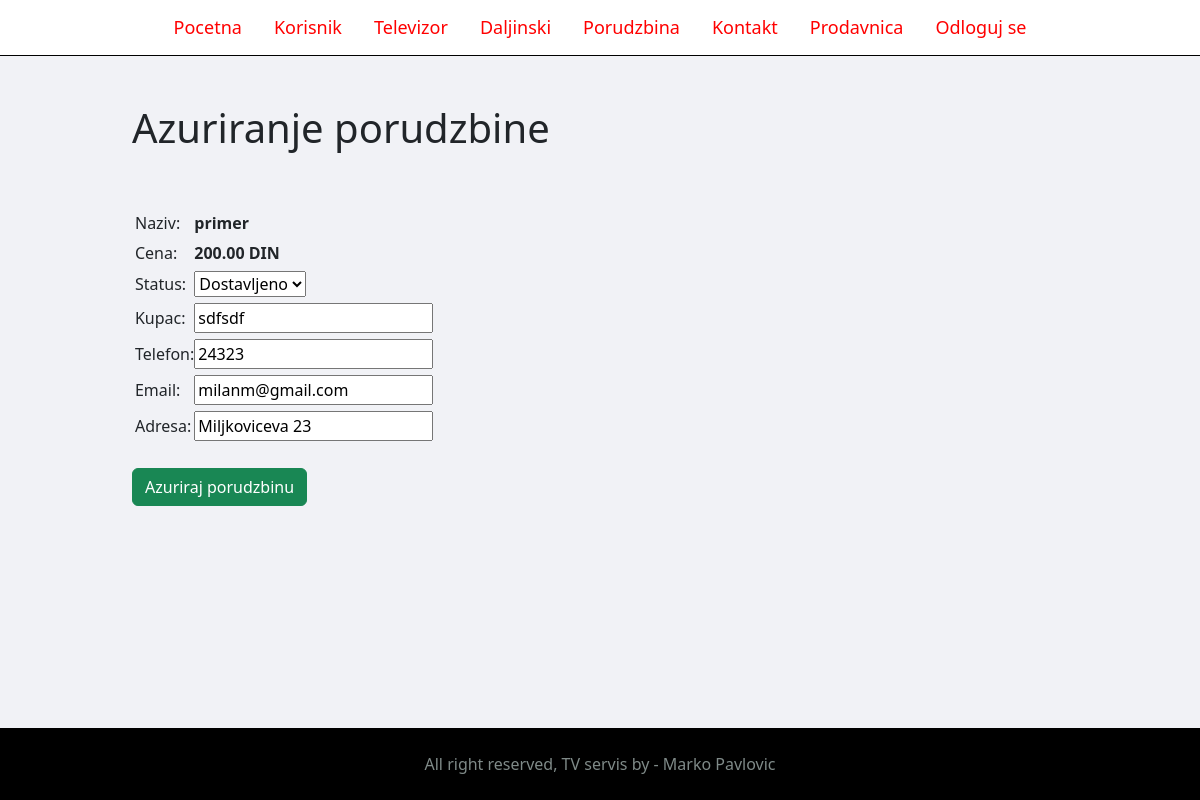
The app's page /admin/porudzbina-update.php?id=2 (signed in) with its own data.
### tables this page shows
CREATE TABLE `porudzbina` (
  `id` int(10) UNSIGNED NOT NULL,
  `imeprezime` varchar(50) NOT NULL,
  `telefon` varchar(50) NOT NULL,
  `email` varchar(50) NOT NULL,
  `adresa` varchar(50) NOT NULL,
  `nazivuredj` varchar(50) NOT NULL,
  `cena` decimal(10,2) NOT NULL,
  `vreme` date NOT NULL DEFAULT current_timestamp(),
  `status` enum('Poruceno','Dostavlja se','Dostavljeno','Otkazano') NOT NULL
);

### admin/porudzbina-update.php (the view, shortened to what this page needs)
<?php include 'partials/menu.php';?>
<div class="main-content">
  <div class="wrapper">
        <header>
        <h1>Azuriranje porudzbine</h1>
        </header>
        <br /><br />
        <?php
            $id=$_GET['id'];
            $sql="select nazivuredj,cena,status,imeprezime,telefon,email,adresa from porudzbina where id=$id";
            $result=$mysqli->query($sql);
            if($result->num_rows==0)
            {
                $_SESSION['message']="Ne postoji porudzbina sa datim id-om.";
                $_SESSION['tip']=false;
                header("Location:porudzbina.php");
            }
            else
            {
                $row=$result->fetch_assoc();
        ?>
        <form method="post" action="">
            <table class="tbl-30">
                <tr>
                    <td><label for="naziv">Naziv:</label></td>
                    <td>
                        <strong id="naziv"><?php echo $row['nazivuredj'] ?></strong>
                    </td>
                </tr>
                <tr>
                    <td><label for="cena">Cena:</label></td>
                    <td>
                        <strong id="cena"><?php echo $row['cena']." DIN" ?></strong>
                    </td>
                </tr>
                <tr>
                    <td><label for="status">Status:</label></td>
                    <td>
                        <select name="status" id="status">
                            <option value="Dostavljeno" <?php if($row['status']=="Dostavljeno"){ echo "selected";} ?>>Dostavljeno</option>
                        </select>
                    </td>
                </tr>
                <tr>
                    <td><label for="imeprezime">Kupac:</label></td>
                    <td>
                        <input type="text" name="imeprezime" id="imeprezime" value="<?php echo $row['imeprezime'] ?>" required />
                    </td>
                </tr>
                <tr>
                    <td><label for="telefon">Telefon:</label></td>
                    <td>
                        <input type="text" name="telefon" id="telefon" value="<?php echo $row['telefon'] ?>" required />
                    </td>
                </tr>
                <tr>
                    <td><label for="email">Email:</label></td>
                    <td>
                        <input type="text" name="email" id="email" value="<?php echo $row['email'] ?>" required />
                    </td>
                </tr>
                <tr>
                    <td><label for="adresa">Adresa:</label></td>
                    <td>
                        <input type="text" name="adresa" id="adresa" value="<?php echo $row['adresa'] ?>" required />
                    </td>
                </tr>
            </table>
            <?php } ?>
            <br />
            <input
                type="submit"
                value="Azuriraj porudzbinu"
                name="azuriraj"
                class="btn btn-success"
            />
        </form>
    </div>
</div>
<?php include 'partials/footer.php';?>

### css/admin.css (style rules this page uses)
.telo { background-color:#f1f2f6; }
.main-content { padding: 3% 0; }
.wrapper { padding: 1%; width: 80%; margin: 0 auto; }
.tbl-30 { width: 30%; }
td { padding: 1%; }

### records on screen
porudzbina: nazivuredj "primer", cena "200.00", status "Dostavljeno", imeprezime "sdfsdf", telefon "24323", email "milanm@gmail.com", adresa "Miljkoviceva 23"
